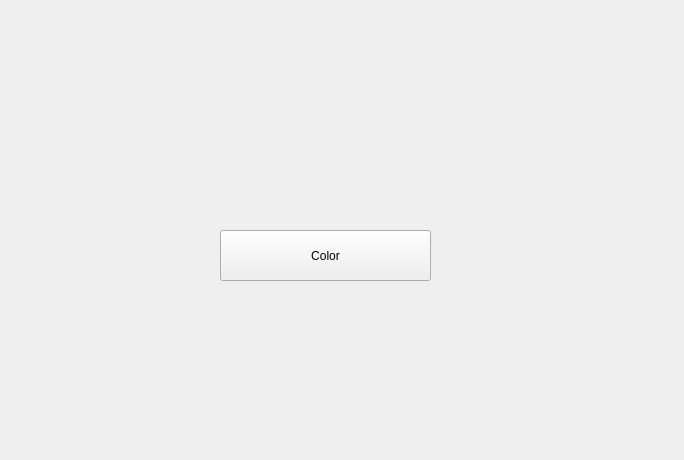
<?xml version="1.0" encoding="UTF-8"?>
<ui version="4.0">
 <class>Widget</class>
 <widget class="QWidget" name="Widget">
  <property name="geometry">
   <rect>
    <x>0</x>
    <y>0</y>
    <width>684</width>
    <height>460</height>
   </rect>
  </property>
  <property name="windowTitle">
   <string>Widget</string>
  </property>
  <widget class="QPushButton" name="colorBtn">
   <property name="geometry">
    <rect>
     <x>220</x>
     <y>230</y>
     <width>211</width>
     <height>51</height>
    </rect>
   </property>
   <property name="text">
    <string>Color</string>
   </property>
  </widget>
 </widget>
 <layoutdefault spacing="6" margin="11"/>
 <resources/>
 <connections/>
</ui>
